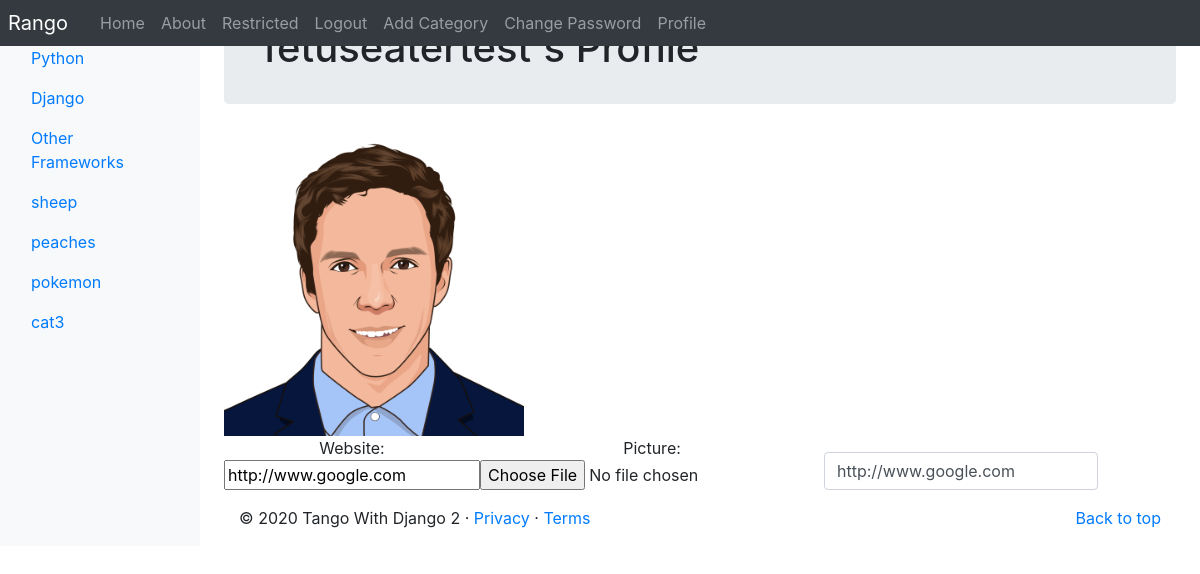
The page /rango/prof/fetuseatertest/ (signed in) on the database as committed earlier.
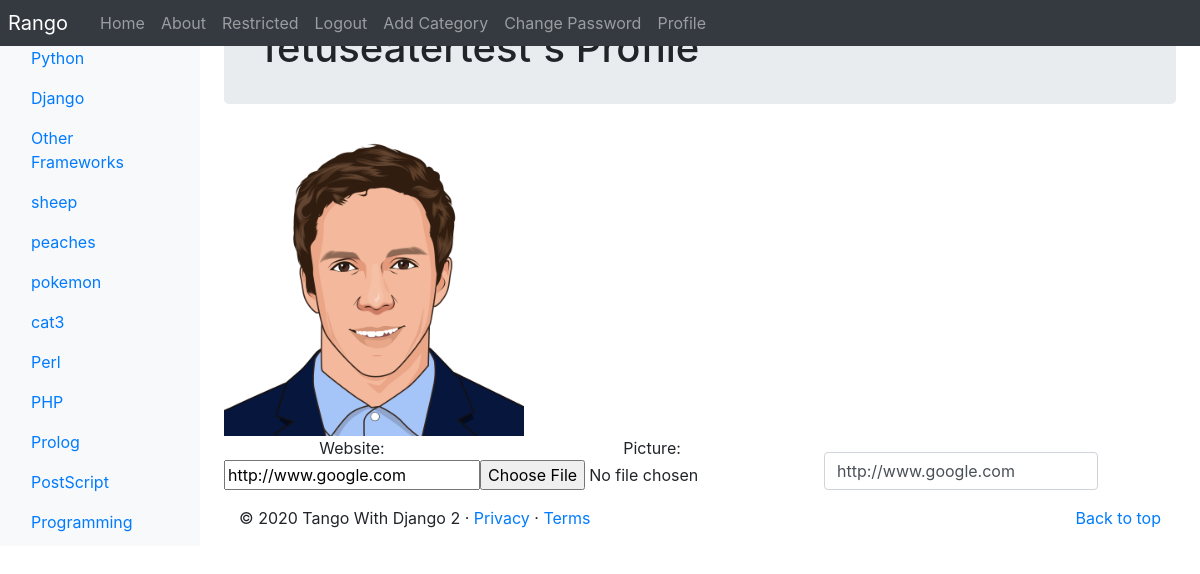
The same page on the database as committed later.
### rango/models.py (models this page shows, shortened)
class Category(models.Model):
    name_max_length = 128
    name = models.CharField(max_length=name_max_length, unique=True)
    views = models.IntegerField(default=0)
    likes = models.IntegerField(default=0)
    slug = models.SlugField(unique=True)
    class Meta:
        verbose_name_plural = 'Categories'

### rango/views.py (the view, shortened to what this page needs)
# urls.py: path('prof/<username>/', views.ProfileView.as_view(), name='prof'),
class ProfileView(View):
    def get_user_details(self, username):
        try:
            user = User.objects.get(username=username)
        except User.DoesNotExist:
            return None
        user_profile = UserProfile.objects.get_or_create(user=user)[0]
        form = UserProfileForm({'website': user_profile.website,
                                'picture': user_profile.picture})
        return (user, user_profile, form)
    @method_decorator(login_required)
    def get(self, request, username):
        try:
            (user, user_profile, form) = self.get_user_details(username)
        except TypeError:
            return redirect(reverse('rango:index'))
        context_dict = {'user_profile': user_profile,
                        'selected_user': user,
                        'form': form}
        return render(request, 'rango/prof.html', context_dict)

### rango/forms.py
class UserProfileForm(forms.ModelForm):
    class Meta:
        model = UserProfile
        fields = ('website','picture',)

### rango/templatetags/rango_template_tags.py (called while the page is built)
@register.inclusion_tag('rango/categories.html')
def get_category_list(current_category=None):
    return {'categories': Category.objects.all(),
            'current_category': current_category}

### templates/rango/prof.html (shortened to what this page needs)
{% extends 'rango/base.html' %}
{% load staticfiles %}
{% block body_block %}
<div class="jumbotron p-4">
    <div class = "container">
        <h1 class='jumbotron-heading'>{{ selected_user.username }}'s Profile</h1>
    </div>
</div>
<div class = 'container'>
    <div class='row'>
        <img src="{{MEDIA_URL}}{{user_profile.picture}}"
            width='300'
            height='300' />
        <br>
        <div>
        {% if selected_user == user %}
            <form class='form-inline' method='post' action="{% url 'rango:profile' %}" enctype="multipart/form-data">
                {{form.as_p}}
                <input class='form-control' type='url' value="{{ user_profile.website }}"/>
            </form>
        {% else %}
        <p>
            <strong>Website:</strong>
            <a href="{{user_profile.website}}">{{user_profile.website}}</a>
        </p>
        {% endif %}
    </div>
</div>
{% endblock %}

### templates/rango/categories.html (shortened to what this page needs)
<ul class="nav flex-column">
{% if categories %}
    {% for c in categories %}
    {% if c == current_category %}
        <li class="nav-item">
            <a class ="nav-link active" href = "{% url 'rango:show_category' c.slug %}">
                <span data-feather="archive"></span>{{ c.name }}
            </a>
        </li>
    {% else %}
        <li class="nav-item">
            <a class ="nav-link" href = "{% url 'rango:show_category' c.slug %}">
                {{ c.name }}
            </a>
        </li>
    {% endif %}
    {% endfor %}
{% else %}
    <li class="nav-item">There are no categories present.</li>
{% endif %}
</ul>

Rows that differ between the two databases and show on the page:
added Category: name "Perl"
added Category: name "PHP"
added Category: name "Prolog"
added Category: name "PostScript"
added Category: name "Programming"
